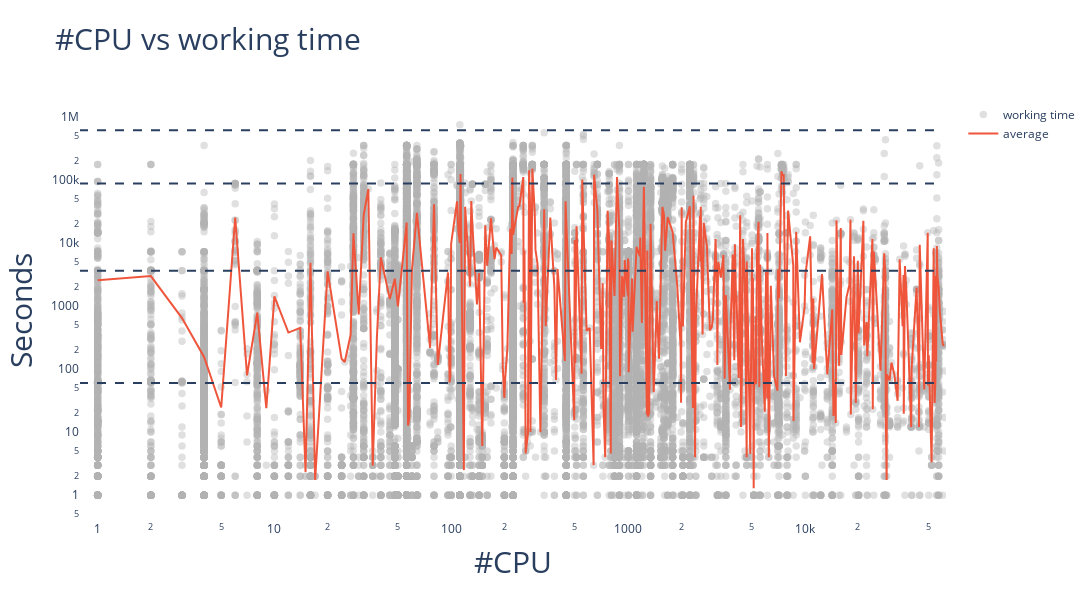

Notebook code for this chart:
### Code cell
fig = go.Figure(go.Scatter(
    x=waiting_time['#CPU'],
    y=waiting_time['Working Time'],
    name='working time',
    mode='markers',
    marker={'opacity':0.4}
    ))

fig.update_traces(marker_color='rgb(0, 0, 0)', marker_line_color='rgb(0, 0, 0)',
                    marker_line_width=1.5, opacity=0.3)

fig.add_trace(go.Scatter(x=average_time[average_time > 1].index, y=average_time[average_time > 1], name='average'))

fig.update_layout(
    plot_bgcolor='White',
    yaxis={
        'type':'log'
    },
    xaxis={
        'title':'#CPU',
        'type':'log',
        'range':[-0.1,4.8]
    },
    title={'text':'#CPU vs working time', 'font':{'size':30}},
    xaxis_title={'text':'#CPU', 'font':{'size': 30}},
    yaxis_title={'text':'Seconds', 'font':{'size':30}},
    height=600,
    width=1700
)

# fig.add_shape(
#         type='line', line=dict(dash='dash'),
#         name = '112',
#         label = {'text':'ct112'},
#         x0 = 112,
#         x1 = 112,
#         y0 = 0.5,
#         y1 = 10000000
#     )

# fig.add_shape(
#         type='line', line=dict(dash='dash'),
#         name = '224',
#         label = {'text':'ct224'},
#         x0 = 224,
#         x1 = 224,
#         y0 = 0.5,
#         y1 = 10000000
#     )

# fig.add_shape(
#         type='line', line=dict(dash='dash'),
#         name = '1120',
#         label = {'text':'ct1k'},
#         x0 = 1120,
#         x1 = 1120,
#         y0 = 0.5,
#         y1 = 10000000
#     )

# fig.add_shape(
#         type='line', line=dict(dash='dash'),
#         name = '2240',
#         label = {'text':'ct2k'},
#         x0 = 2240,
#         x1 = 2240,
#         y0 = 0.5,
#         y1 = 10000000
#     )

# fig.add_shape(
#         type='line', line=dict(dash='dash'),
#         name = '4480',
#         label = {'text':'ct4k'},
#         x0 = 4480,
#         x1 = 4480,
#         y0 = 0.5,
#         y1 = 10000000
#     )

# fig.add_shape(
#         type='line', line=dict(dash='dash'),
#         name = '8960',
#         label = {'text':'ct8k'},
#         x0 = 8960,
#         x1 = 8960,
#         y0 = 0.5,
#         y1 = 10000000
#     )

fig.add_shape(
        type='line', line=dict(dash='dash'),
        name = 'min',
        label = {'text':'min'},
        x0 = 0,
        x1 = 60000,
        y0 = 60,
        y1 = 60
    )

fig.add_shape(
        type='line', line=dict(dash='dash'),
        name = 'hour',
        label = {'text':'hour'},
        x0 = 0,
        x1 = 60000,
        y0 = 3600,
        y1 = 3600
    )

fig.add_shape(
        type='line', line=dict(dash='dash'),
        name = 'day',
        label = {'text':'day'},
        x0 = 0,
        x1 = 60000,
        y0 = 3600*24,
        y1 = 3600*24
    )

fig.add_shape(
        type='line', line=dict(dash='dash'),
        name = 'week',
        label = {'text':'week'},
        x0 = 0,
        x1 = 60000,
        y0 = 3600*24*7,
        y1 = 3600*24*7
    )

fig.show()

### Figure 1 — Plotly figure (JSON) as saved in the notebook; plotly's stock layout.template omitted (floating-point values rounded to 4 significant figures; data arrays with more than 128 entries replaced by an {"elided": "..."} marker saying what was removed)
{"data": [{"marker": {"color": "rgb(0, 0, 0)", "line": {"color": "rgb(0, 0, 0)", "width": 1.5}, "opacity": 0.4}, "mode": "markers", "name": "working time", "opacity": 0.3, "type": "scatter", "x": {"elided": "48495 int values"}, "y": {"elided": "48495 int values"}}, {"name": "average", "type": "scatter", "x": {"elided": "318 int values"}, "y": {"elided": "318 float values"}}], "layout": {"height": 600, "plot_bgcolor": "White", "shapes": [{"label": {"text": "min"}, "line": {"dash": "dash"}, "name": "min", "type": "line", "x0": 0, "x1": 60000, "y0": 60, "y1": 60}, {"label": {"text": "hour"}, "line": {"dash": "dash"}, "name": "hour", "type": "line", "x0": 0, "x1": 60000, "y0": 3600, "y1": 3600}, {"label": {"text": "day"}, "line": {"dash": "dash"}, "name": "day", "type": "line", "x0": 0, "x1": 60000, "y0": 86400, "y1": 86400}, {"label": {"text": "week"}, "line": {"dash": "dash"}, "name": "week", "type": "line", "x0": 0, "x1": 60000, "y0": 604800, "y1": 604800}], "title": {"font": {"size": 30}, "text": "#CPU vs working time"}, "width": 1700, "xaxis": {"range": [-0.1, 4.8], "title": {"font": {"size": 30}, "text": "#CPU"}, "type": "log"}, "yaxis": {"title": {"font": {"size": 30}, "text": "Seconds"}, "type": "log"}}}
